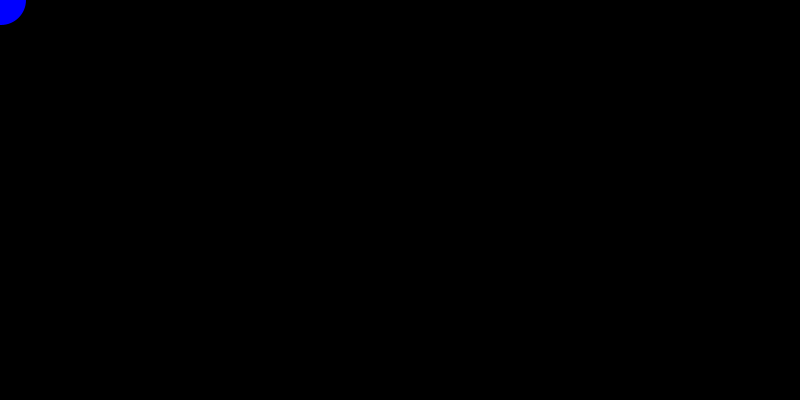
Frame 1 (no input)
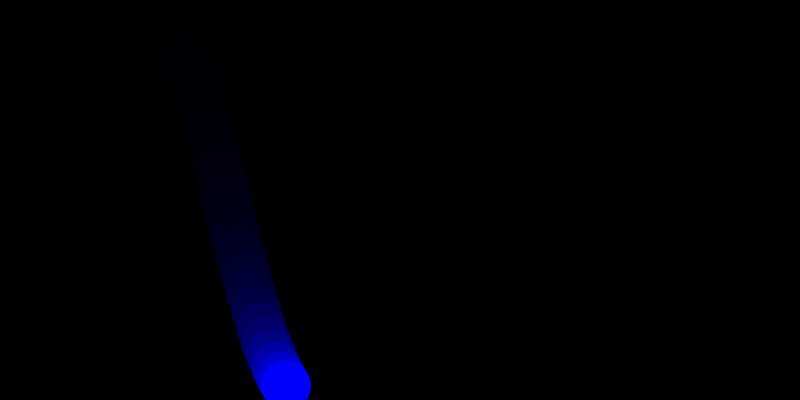
Frame 60 (the mouse pressed at the canvas centre just before this capture)
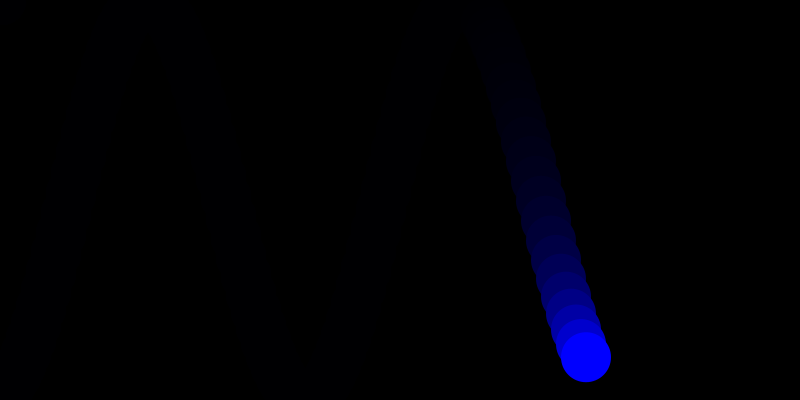
Frame 120 (the mouse held since frame 60 and released just before this capture)

The Processing sketch that drew these frames (run headless with seeded random() and noise(); from frame 60 on, the mouse is pressed at the canvas centre):

// Processing sketch: processing_70241
// ── processing_70241.pde

float posX, posY;
float velX, velY;
float rad;


void setup(){
  size(800,400);
  smooth();
  noStroke();
  
  posX = 1;
  velX = -2.5;
  rad = 200;
  
  background(0);
}

void draw(){
  fill(0,0,0,50);
  rect(0,0,width,height);

    
  fill(0,0,255);
  ellipse(posX,posY,50,50);
 
  posX += 2*velX;
  posY = height/2 + cos(frameCount*0.1)*rad;
  
  if(posX > width || posX < 0){
   velX = velX*-1; 
  }
  
  
}
